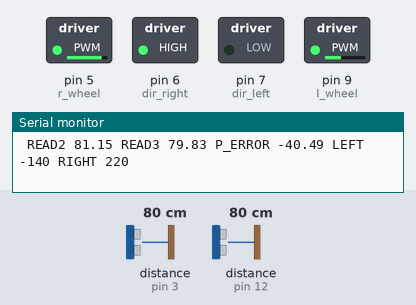
Bench run of a sketch on a simulated Arduino Uno, built with avr-gcc and run on an emulated ATmega328P. Parts: switched loads named in the sketch (green lamp = pin HIGH), the last lines printed to the serial monitor. Wiring (inferred from the names in the program): 2 × ultrasonic range finder: trigger pin 2, echo pin 3 / trigger pin 13, echo pin 12. The test bench sets the inputs (shaded band); at power-on: distance to the obstacle (sensors on pin 12, pin 3) 80 cm. The echo pulse lasts 58.3 µs per cm; pins used as bus, display or sensor lines are not drawn.

Above: at 1.2 s.
1.3 s: distance to the obstacle (sensor on pin 12) set to 60 cm
At 2.3 s:
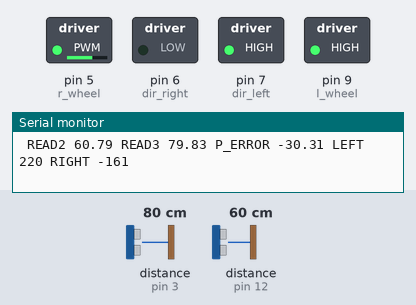
3.0 s: distance to the obstacle (sensor on pin 3) set to 60 cm
At 4.0 s:
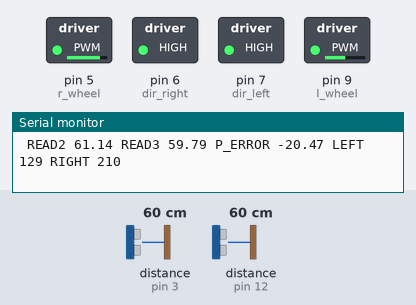
4.8 s: distance to the obstacle (sensor on pin 3) set to 68 cm
At 5.9 s:
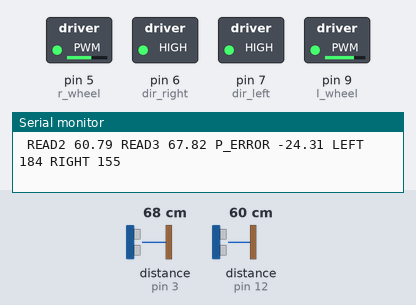
6.4 s: distance to the obstacle (sensor on pin 12) set to 2 cm
At 6.9 s:
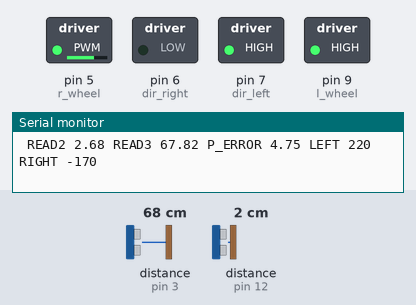
9.4 s: distance to the obstacle (sensor on pin 3) set to 2 cm
At 10.5 s:
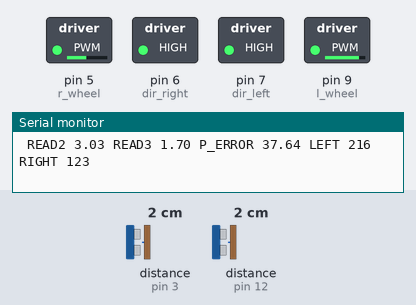
11.1 s: distance to the obstacle (sensor on pin 12) set to 9 cm
At 11.34 s:
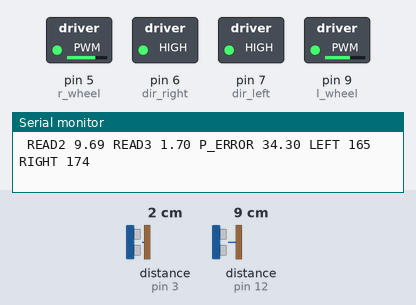
Timing chart, 0 to 15.1 s (numbered marks = the images above; inputs shaded):
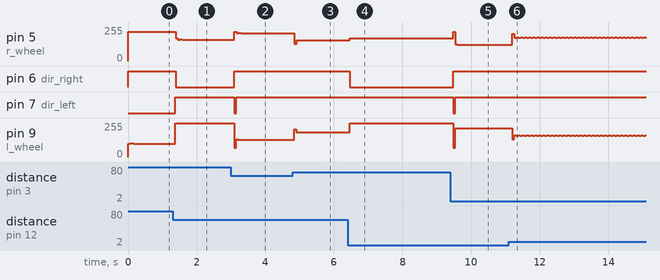

The sketch:

final_wall_following_bot.ino
```cpp
#define trig1 10
#define echo1 11
#define trig2 13
#define echo2 12
#define trig3 2
#define echo3 3
#define l_wheel 9
#define r_wheel 5
#define dir_right 6
//#define dir2right 7
#define dir_left 7
//#define dir2left 8
#define normal_s 50
double duration1;
double distance_1;
double duration2;
double distance_2;
double duration3;
double distance_3;
double ideal = 40;
double ini_orient_error = 0;
double d_error=0;
double prev_dis_error=0;
double p_error2 = 0;
double d_error2 = 0;
double sum_error2 = 0;
void more_l_orient_l();
void more_l_orient_r();
void less_l_orient_l();
void less_l_orient_r();
void turn_r();
void perfect();
void orient_r();
void orient_l();
void turn_l();
int p=120;
double kp = 1.5;
double kd = 0.3;
double ki = 0;
double kd2 = 6;
double ki2 = 0.00;
double kp2 = 12;
double k=0.6;

void setup() {

  pinMode(trig1, OUTPUT);
  pinMode(echo1, INPUT);
  pinMode(trig2, OUTPUT);
  pinMode(echo2, INPUT);
  pinMode(trig3, OUTPUT);
  pinMode(echo3, INPUT);
  pinMode(l_wheel, OUTPUT);
  pinMode(r_wheel, OUTPUT);
  pinMode(dir_left, OUTPUT);
  //pinMode(dir2left,OUTPUT);
  pinMode(dir_right, OUTPUT);
  //pinMode(dir2right,OUTPUT);
  Serial.begin(9600);

}
void loop() {
  /*digitalWrite(trig1,LOW);
    delayMicroseconds(2);
    digitalWrite(trig1,HIGH);
    delayMicroseconds(10);
    digitalWrite(trig1,LOW);

    duration1=pulseIn(echo1,HIGH);
    distance_1=duration1/58.2;
    digitalWrite(trig2,LOW);
    delayMicroseconds(2);*/

  calculate_distance();
  /*Serial.println("READ1");
    Serial.println(distance_1);*/
  Serial.print(" READ2 ");
  Serial.print(distance_2);
  Serial.print(" READ3 ");
  Serial.print(distance_3);
  //delay(500);

  double p_error = ideal - ((distance_2 + distance_3) / 2.0);
  d_error=p_error-prev_dis_error;
  double p_error2 = distance_3 - distance_2;
  d_error2 = p_error2 - ini_orient_error;
  sum_error2 = 0;

  if (abs(p_error2) < 0.25)sum_error2 = 0;
  if (abs(sum_error2) >= 65)sum_error2 = 0;
  double correction_dis = kp * p_error;+kd*d_error;//+ki*i_error;
  double correction_orient = kp2 * p_error2 + kd2 * d_error2 + ki2 * sum_error2;
  ini_orient_error = p_error2;
  prev_dis_error=p_error;
  Serial.print(" P_ERROR ");Serial.print(p_error);
  //Serial.print(" C_DISC ");Serial.print(correction_dis);

  //Serial.print(" C_orient ");Serial.print(correction_orient);
 /* double tot_err2 = p_error2 + d_error2 + sum_error2;
  Serial.print(" Orient_error "); Serial.print(tot_err2);
  Serial.print(" dis_err "); Serial.print(p_error);
  if (p_error <= -7) {
    if (2 < abs(abs(p_error) - abs(p_error2)) < 35)
    {
      correction_orient = -7;
    }
  }
  Serial.print(" corr_orient "); Serial.print(correction_orient);
  Serial.print(" C_DISC "); Serial.print(correction_dis);*/

  /*if(20<abs(abs(correction_dis)-abs(correction_orient))<50)
    {digitalWrite(dir_left,HIGH);
     analogWrite(l_wheel,60);
    digitalWrite(dir_right,HIGH);
     analogWrite(r_wheel,60);
  */
  double output = correction_dis + k*(correction_orient);

  int out_l_final = normal_s + constrain(output, -100, 100);
  int out_l_final2 = constrain(out_l_final, -100, 100);
  if (distance_2 < 2000 && distance_3 < 2000)
  { if (out_l_final2 >= 0)
    {
      digitalWrite(dir_left, HIGH);
      //digitalWrite(dir2left,LOW);
      analogWrite(l_wheel, out_l_final + p);
      Serial.print(" LEFT ");
      Serial.print(out_l_final2 + p);

    }
    else
    {
      digitalWrite(dir_left, LOW);
      //digitalWrite(dir2left,HIGH);
      analogWrite(l_wheel, abs(out_l_final2 + p));
      Serial.print(" LEFT ");
      Serial.print(out_l_final2 - p);

    }
    int out_r_final = normal_s - constrain(output, -100, 100);
    int out_r_final2 = constrain(out_r_final, -100, 100);
    if (out_r_final2 >= 0)
    {
      digitalWrite(dir_right, HIGH);
      //digitalWrite(dir2right,LOW);
      analogWrite(r_wheel, out_r_final2 + p);
      Serial.print(" RIGHT ");
      Serial.print(out_r_final2 + p);
    }
    else
    {
      digitalWrite(dir_right, LOW);
      //digitalWrite(dir2right,HIGH);
      analogWrite(r_wheel, abs(out_r_final2) + p);
      Serial.print(" RIGHT ");
      Serial.print(out_r_final2 - p);
    }
  }
  if (distance_3 > 2000)
  {
    digitalWrite(dir_right, HIGH);
    analogWrite(r_wheel, 160);
    digitalWrite(dir_left, HIGH);
    analogWrite(l_wheel, 50);
    Serial.print(" LEFT 70 RIGHT 100");


  }
  if (distance_2 > 2000)
  {
    digitalWrite(dir_right, HIGH);
    analogWrite(r_wheel, 50);
    digitalWrite(dir_left, HIGH);
    analogWrite(l_wheel, 160);
    Serial.print(" LEFT 100 RIGHT 70");


  }

  //delay(500);
  Serial.println();

}

void calculate_distance()
{
  digitalWrite(trig2, HIGH);
  delayMicroseconds(10);
  digitalWrite(trig2, LOW);

  duration2 = pulseIn(echo2, HIGH);
  distance_2 = (duration2 / 58.2) + 1.0;
  digitalWrite(trig3, LOW);
  delayMicroseconds(2);

  digitalWrite(trig3, HIGH);
  delayMicroseconds(10);
  digitalWrite(trig3, LOW);

  duration3 = pulseIn(echo3, HIGH);
  distance_3 = duration3 / 58.2;
}
```

Measured:
- after the input at 1.3 s, pin 5 (r_wheel): 220/255 → 170/255 after 0.09 s, → 158/255 0.06 s later, → 162/255 0.06 s later, → 161/255 0.06 s later; pin 6 (dir_right): HIGH → LOW after 0.09 s; pin 7 (dir_left): LOW → HIGH after 0.08 s; pin 9 (l_wheel): 100/255 → 255/255 after 0.08 s
- after the input at 3.0 s, pin 5 (r_wheel): 161/255 → 220/255 after 0.10 s, → 207/255 0.06 s later, → 211/255 0.06 s later, → 210/255 0.06 s later; pin 6 (dir_right): LOW → HIGH after 0.10 s
- after the input at 4.8 s, pin 5 (r_wheel): 210/255 → 129/255 after 0.05 s, → 154/255 0.06 s later, → 155/255 0.06 s later; pin 9 (l_wheel): 129/255 → 210/255 at once, → 185/255 0.06 s later, → 184/255 0.06 s later
- after the input at 6.4 s, pin 5 (r_wheel): 155/255 → 170/255 after 0.07 s; pin 6 (dir_right): HIGH → LOW after 0.07 s; pin 9 (l_wheel): 184/255 → 255/255 after 0.06 s
- after the input at 9.4 s, pin 5 (r_wheel): 170/255 → 123/255 after 0.09 s; pin 6 (dir_right): LOW → HIGH after 0.09 s; pin 7 (dir_left): HIGH → LOW after 0.08 s, → HIGH 0.06 s later; pin 9 (l_wheel): 255/255 → 70/255 after 0.08 s, → 216/255 0.06 s later
- after the input at 11.1 s, pin 5 (r_wheel): 123/255 → 204/255 after 0.11 s, then repeats every 0.12 s: 174/255 0.06 s, 180/255 0.06 s; pin 9 (l_wheel): 216/255 → 135/255 after 0.10 s, then repeats every 0.12 s: 165/255 0.06 s, 159/255 0.06 s
